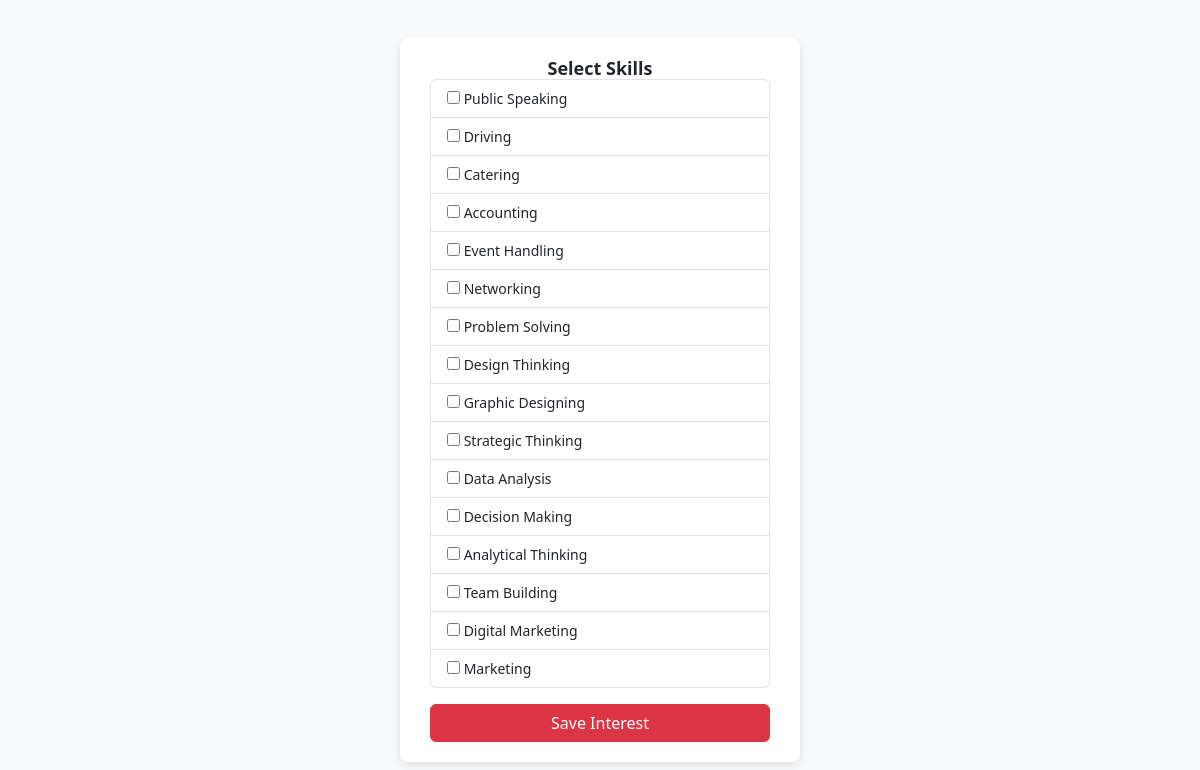
The page /skills.php (signed in) on the database its author committed.
### tables this page shows
CREATE TABLE IF NOT EXISTS `skills` (
  `skill_id` int NOT NULL AUTO_INCREMENT,
  `skill_name` varchar(255) DEFAULT NULL,
  PRIMARY KEY (`skill_id`)
);

### skills.php (the view, shortened to what this page needs)
<?php
include 'connection.php';
$query = "SELECT skill_id, skill_name FROM skills";
$skills = $conn->query($query);
?>
<!DOCTYPE html>
<html lang="en">
<head>
    <link href="https://cdn.jsdelivr.net/npm/bootstrap@5.3.0-alpha1/dist/css/bootstrap.min.css" rel="stylesheet">
</head>
<body>
    <div class="form-container">
        <h5>Select Skills</h5>
        <form method="POST">
            <ul class="list-group">
                <?php while ($skill = $skills->fetch_assoc()): ?>
                    <li class="list-group-item">
                        <input type="checkbox" name="skill[]" value="<?php echo $skill['skill_id']; ?>">
                        <?php echo $skill['skill_name']; ?>
                    </li>
                <?php endwhile; ?>
            </ul>
            <button type="submit" class="btn btn-danger mt-3">Save Interest</button>
        </form>
    </div>
</body>
</html>

### skills.php (style rules this page uses)
body { display: flex; justify-content: center; align-items: center; min-height: 100vh; background-color: #f8f9fa; margin: 0; }
.form-container { background: white; padding: 20px 30px; border-radius: 8px; box-shadow: 0 4px 8px rgba(0, 0, 0, 0.1); width: 400px; }
h5 { text-align: center; margin-bottom: 0; font-size: 18px; font-weight: bold; }
.list-group-item { font-size: 14px; }
button { width: 100%; }

### rows shown on the page
skills: skill_name "Public Speaking"
skills: skill_name "Driving"
skills: skill_name "Catering"
skills: skill_name "Accounting"
skills: skill_name "Event Handling"
skills: skill_name "Networking"
skills: skill_name "Problem Solving"
skills: skill_name "Design Thinking"
skills: skill_name "Graphic Designing"
skills: skill_name "Strategic Thinking"
skills: skill_name "Data Analysis"
skills: skill_name "Decision Making"
skills: skill_name "Analytical Thinking"
skills: skill_name "Team Building"
skills: skill_name "Digital Marketing"
skills: skill_name "Marketing"
